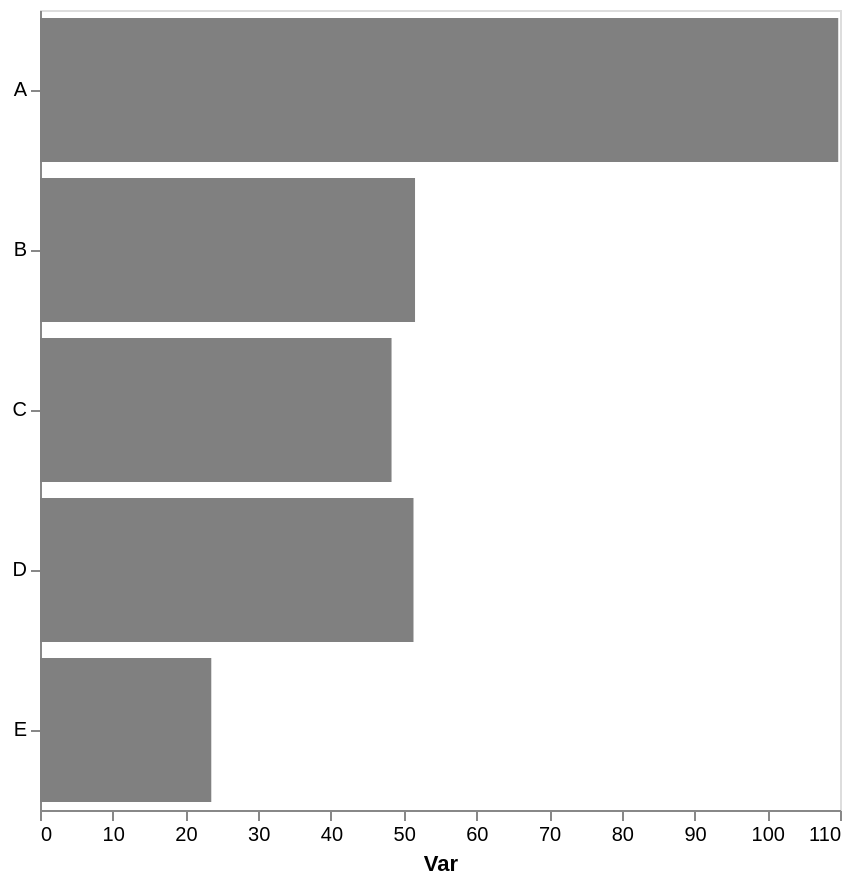

Vega-Lite specification stored for this chart:
### Vega-Lite specification from a JSON file in a GitHub repository (floating-point values rounded to 4 significant figures)
{"config": {"view": {"continuousWidth": 300, "continuousHeight": 300}, "axis": {"grid": false}, "bar": {"color": "gray"}}, "data": {"name": "data-e031924282ec3373e7d9326661c85e8b"}, "mark": {"type": "bar"}, "encoding": {"x": {"aggregate": "mean", "axis": {"title": "Var"}, "field": "var1", "type": "quantitative"}, "y": {"axis": {"title": null}, "field": "cat", "type": "nominal"}}, "height": 400, "width": 400, "$schema": "https://vega.github.io/schema/vega-lite/v5.17.0.json", "datasets": {"data-e031924282ec3373e7d9326661c85e8b": [{"cat": "D", "var1": 58.88, "var2": 56.29}, {"cat": "D", "var1": 45.0, "var2": 51.06}, {"cat": "E", "var1": 25.44, "var2": 60.47}, {"cat": "B", "var1": 57.05, "var2": 45.22}, {"cat": "A", "var1": 109.8, "var2": 52.46}, {"cat": "B", "var1": 46.08, "var2": 45.44}, {"cat": "E", "var1": 19.99, "var2": 47.01}, {"cat": "E", "var1": 25.92, "var2": 46.88}, {"cat": "D", "var1": 50.19, "var2": 55.2}, {"cat": "C", "var1": 45.72, "var2": 39.59}, {"cat": "E", "var1": 22.86, "var2": 59.47}, {"cat": "C", "var1": 50.95, "var2": 41.01}]}}
